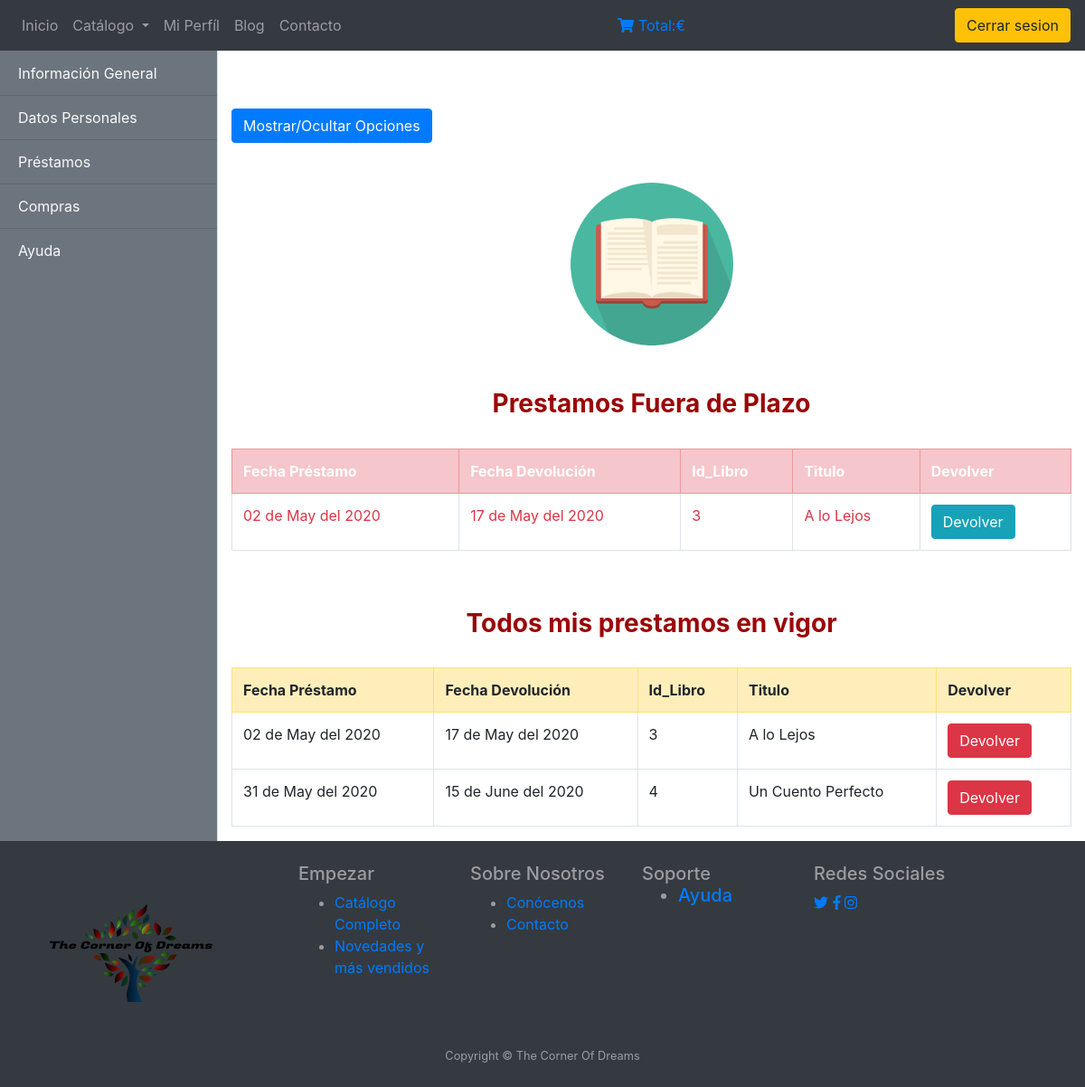
/Controller/usuarioVerPrestamos.php (signed in), run on the app's committed database.
### tables this page shows
CREATE TABLE `prestamos` (
  `id` int(11) NOT NULL,
  `fechaprestamo` date NOT NULL,
  `fechadevolucion` date NOT NULL,
  `id_libro` int(120) NOT NULL,
  `titulo` varchar(60) NOT NULL,
  `usuario` varchar(60) NOT NULL
);

### Model/Prestamo.php (called while the page is built, shortened)
<?php
class  Prestamo{
    private $id;
	private $fechaPrestamo;
	private $fechaDevolucion;
	private $id_libro;
    private $titulo;
	function __construct($id=0,$fechaPrestamo=0,$fechaDevolucion=0,$id_libro='',$titulo='',$usuario='')
	{
        $this->id=$id;
		$this->fechaPrestamo = $fechaPrestamo;
		$this->fechaDevolucion=$fechaDevolucion;
		$this->id_libro = $id_libro;
        $this->titulo=$titulo;
    }
     public function getId()
    {
        return $this->id;
    }
    public function getFechaPrestamo()
    {
        return $this->fechaPrestamo;
    }
    public function getFechaDevolucion()
    {
        return $this->fechaDevolucion;
    }
    public function getId_Libro()
    {
        return $this->id_libro;
    }
    public function getTitulo()
    {
        return $this->titulo;
    }
    public static function getFueraPlazo($use) {
        $conexion = proyectoBD::connectDB();
        $seleccion = "SELECT * FROM prestamos WHERE usuario='$use' AND fechadevolucion<CURDATE()";
        $consulta = $conexion->query($seleccion);
        $prestamos = [];
        while ($registro = $consulta->fetchObject()) {
            $prestamos[] = new Prestamo($registro->id, $registro->fechaprestamo,$registro->fechadevolucion,$registro->id_libro,$registro->titulo,$registro->usuario);
        }
        return $prestamos;
    }
	public static function getPrestamoByUsuario($usuario) {
		$conexion = proyectoBD::connectDB();
		$seleccion = "SELECT * FROM prestamos WHERE usuario=\"".$usuario."\"";
           $consulta = $conexion->query($seleccion);
        $prestamos = [];
        while ($registro = $consulta->fetchObject()) {
            $prestamos[] = new Prestamo($registro->id, $registro->fechaprestamo,$registro->fechadevolucion,$registro->id_libro,$registro->titulo,$registro->usuario);
        }
        return $prestamos;
	}
}
 ?>

### View/usuarioVerPrestamos.php (the view, shortened to what this page needs)
<!DOCTYPE html>
<html>
<head>
  <link rel="stylesheet" href="https://maxcdn.bootstrapcdn.com/bootstrap/4.4.1/css/bootstrap.min.css">
  <link rel="stylesheet" type="text/css" href="../View/css/estiloUsuarioPerfil.css">
  <link rel="stylesheet" href="https://use.fontawesome.com/releases/v5.0.8/css/solid.css">
</head>
<body>
<nav class="navbar navbar-expand-sm bg-dark navbar-dark fixed-top">
    <div class="collapse navbar-collapse" id="navbarSupportedContent-555">
     <ul class="navbar-nav">
        <li class="nav-item">
            <a class="nav-link" href="../Controller/principalUsuario.php">Inicio</a>
        </li>
        <li class="nav-item dropdown">
          <a class="nav-link dropdown-toggle" href="#" id="navbardrop" data-toggle="dropdown">
            Catálogo
            </a>
        </li>
        <li class="nav-item">
            <a class="nav-link" href="../Controller/usuarioVerPerfil.php">Mi Perfíl</a>
         </li>
          <li class="nav-item">
            <a class="nav-link" href="../Controller/usuBlog.php">Blog</a>
         </li>
        <li class="nav-item">
            <a class="nav-link" href="../Controller/usuFormularioContacto.php">Contacto</a>
         </li>
        </ul>
        <div class="navbar-nav ml-auto">
              <a href="../Controller/verContenidoCesta.php"><i class="fas fa-shopping-cart"></i> <?=$_SESSION['cantidad']?> Total:<?=$_SESSION['subtotal']?>€</a>
          </div>
            <div class="navbar-nav ml-auto">
            <button type="button" class="btn btn-warning" onclick="cerrarSesion()">Cerrar sesion</button>
          </div>
   </div>
</nav>
<div class="d-flex" id="wrapper">
    <div class="bg-secondary border-right" id="sidebar-wrapper">
      <div class="sidebar-heading text-light">Menú de Opciones </div>
      <div class="list-group list-group-flush">
        <a href="../Controller/usuarioVerPerfil.php" class="list-group-item list-group-item-action bg-secondary text-light">Información General</a>
        <a href="../Controller/usuarioVerDatosPersonales.php" class="list-group-item list-group-item-action bg-secondary text-light">Datos Personales</a>
        <a href="#" class="list-group-item list-group-item-action bg-secondary text-light">Préstamos</a>
        <a href="../Controller/usuarioVerCompras.php" class="list-group-item list-group-item-action bg-secondary text-light">
        Compras</a>
        <a href="../Controller/usuAyuda.php" class="list-group-item list-group-item-action bg-secondary text-light">Ayuda</a>
      </div>
    </div>
 <div class="container">
   <button class="btn btn-primary" id="menu-toggle">Mostrar/Ocultar Opciones</button>
  <br><br>
    <img class="imgUsuario" src="../View/img/libro.png" width="180">
  <br><br>
 	<h3 class="tituloInfoGeneral">Prestamos Fuera de Plazo</h3><br>
  <div class="table-responsive">
  <table class="table table-bordered">
 	<tr class="table-danger text-white">
 		<th>Fecha Préstamo</th>
 		<th>Fecha Devolución</th>
 		<th>Id_Libro</th>
    <th>Titulo</th>
 		<th>Devolver</th>
 	</tr>
 	<?php foreach ($data['prestamofueraplazo'] as $prestamo) {
       $fechaPrestamo=$prestamo->getFechaPrestamo();
     $fechaDevo=$prestamo->getFechaDevolucion();
      $dateUno= strftime("%d de %B del %Y", strtotime($fechaPrestamo));
      $dateDos= strftime("%d de %B del %Y", strtotime($fechaDevo));
    ?>
 	<tr>
 		<td class="text-danger"><?=$dateUno?></td>
 		<td class="text-danger"><?=$dateDos?></td>
 		<td class="text-danger"><?=$prestamo->getId_Libro()?></td>
    <td class="text-danger"><?=$prestamo->getTitulo()?></td>
 		<td><a href="#" class="btn btn-info" onclick="borrarPrestamo(<?php echo $prestamo->getId(); echo $prestamo->getId_libro(); ?>)">Devolver</a></td>
 	</tr>
 	<?php }?>
 </table>
</div>
 <br><br>
  <h3 class="tituloInfoGeneral">Todos mis prestamos en vigor</h3><br>
 <table class="table table-bordered ">
 	<tr class="table-warning">
 		<th>Fecha Préstamo</th>
 		<th>Fecha Devolución</th>
 		<th>Id_Libro</th>
    <th>Titulo</th>
 		<th>Devolver</th>
 	</tr>
 	<?php foreach ($data['prestamos'] as $prestamo) {
     $fechaPrestamo=$prestamo->getFechaPrestamo();
     $fechaDevo=$prestamo->getFechaDevolucion();
      $dateUno= strftime("%d de %B del %Y", strtotime($fechaPrestamo));
      $dateDos= strftime("%d de %B del %Y", strtotime($fechaDevo));
    ?>
 	<tr>
 		<td><?=$dateUno?></td>
 		<td><?=$dateDos?></td>
 		<td><?=$prestamo->getId_Libro()?></td>
    <td><?=$prestamo->getTitulo()?></td>
 		<td><a href="#"  class="btn btn-danger" onclick="borrarPrestamo(<?php echo $prestamo->getId()?>,<?= $prestamo->getId_Libro();?>)">Devolver</a></td>
 	<?php }?>
 	</tr>
 </table>
 </div>
</div>
   <footer id="myFooter" class="py-4 bg-dark text-white-50">
        <div class="container">
            <div class="row">
                <div class="col-sm-3">
                    <img src="../View/img/Logo.png">
                </div>
                <div class="col-sm-2">
                    <h5>Empezar</h5>
                    <ul>
                        <li><a href="../Controller/usuarioVerCatalago.php">Catálogo Completo</a></li>
                        <li><a href="../Controller/usuarioVerMasVendidos.php">Novedades y más vendidos</a></li>
                    </ul>
                </div>
                <div class="col-sm-2">
                    <h5>Sobre Nosotros</h5>
                    <ul>
                        <li><a href="../Controller/principalUsuario.php">Conócenos</a></li>
                        <li><a href="../Controller/usuFormularioContacto.php">Contacto</a></li>
                    </ul>
                </div>
                <div class="col-sm-2">
                    <h5>Soporte<e/h5>
                    <ul>
                        <li><a href="../Controller/usuAyuda.php">Ayuda</a></li>
                    </ul>
                </div>
                <div class="col-sm-3">
                    <div class="social-networks">
                      <h5>Redes Sociales</h5>
                        <a href="#" class="twitter"><i class="fab fa-twitter"></i></a>
                        <a href="#" class="facebook"><i class="fab fa-facebook-f"></i></i></a>
                        <a href="#" class="Instagram"><i class="fab fa-instagram"></i></i></a>
                    </div>
                </div>
            </div>
        </div>
        <div class="container text-center">
      <small>Copyright &copy; The Corner Of Dreams</small>
    </div>
    </footer>
</body>
</html>

### View/css/estiloUsuarioPerfil.css (style rules this page uses)
body { overflow-x: hidden; }
#sidebar-wrapper { min-height: 100vh; margin-left: -15rem; -webkit-transition: margin .25s ease-out; -moz-transition: margin .25s ease-out; -o-transition: margin .25s ease-out; transition: margin .25s ease-out; }
#sidebar-wrapper .sidebar-heading { padding: 0.875rem 1.25rem; font-size: 1.2rem; }
#sidebar-wrapper .list-group { width: 15rem; }
@media (min-width: 768px) { #sidebar-wrapper { margin-left: 0; } }
.tituloInfoGeneral { color:#9a0606; text-align: center; font-weight: bold; }
.imgUsuario { display:block; margin:auto; }
#menu-toggle { margin-top: 120px; margin-bottom: 20px; }

### data on the page
prestamos: fechaprestamo "02 de May del 2020", fechadevolucion "17 de May del 2020", id_libro "3", titulo "A lo Lejos"
prestamos: fechaprestamo "31 de May del 2020", fechadevolucion "15 de June del 2020", id_libro "4", titulo "Un Cuento Perfecto"
